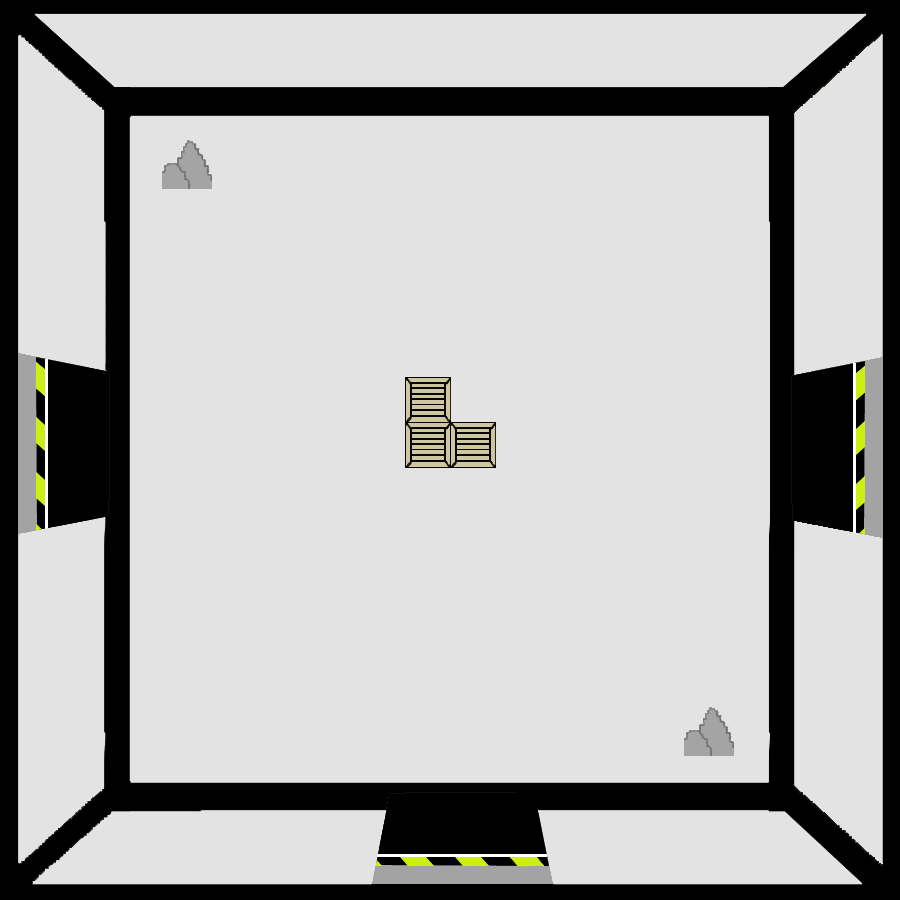

A 2D game scene composited from a Tiled map and its tileset images. What follows is a short description and the map's XML, with each tile layer's data collapsed to a summary:
An orthogonal 100x100 tile map with 9x9 px tiles, 2 tile layers (SALA, OBJETOS), 3 tilesets.

<map version="1.2" tiledversion="1.3.3" orientation="orthogonal" renderorder="right-down" width="100" height="100" tilewidth="9" tileheight="9" infinite="0" nextlayerid="3" nextobjectid="1">
 <tileset firstgid="1" source="LAB9.tsx" />
 <tileset firstgid="10001" source="CAJA.tsx" />
 <tileset firstgid="10026" source="ROCAS.tsx" />
 <layer id="1" name="SALA" width="100" height="100">
  <data>[10000 cells, 10000 non-empty, 10000 distinct tile ids]</data>
 </layer>
 <layer id="2" name="OBJETOS" width="100" height="100">
  <data>[10000 cells, 717 non-empty, 666 distinct tile ids]</data>
 </layer>
</map>
